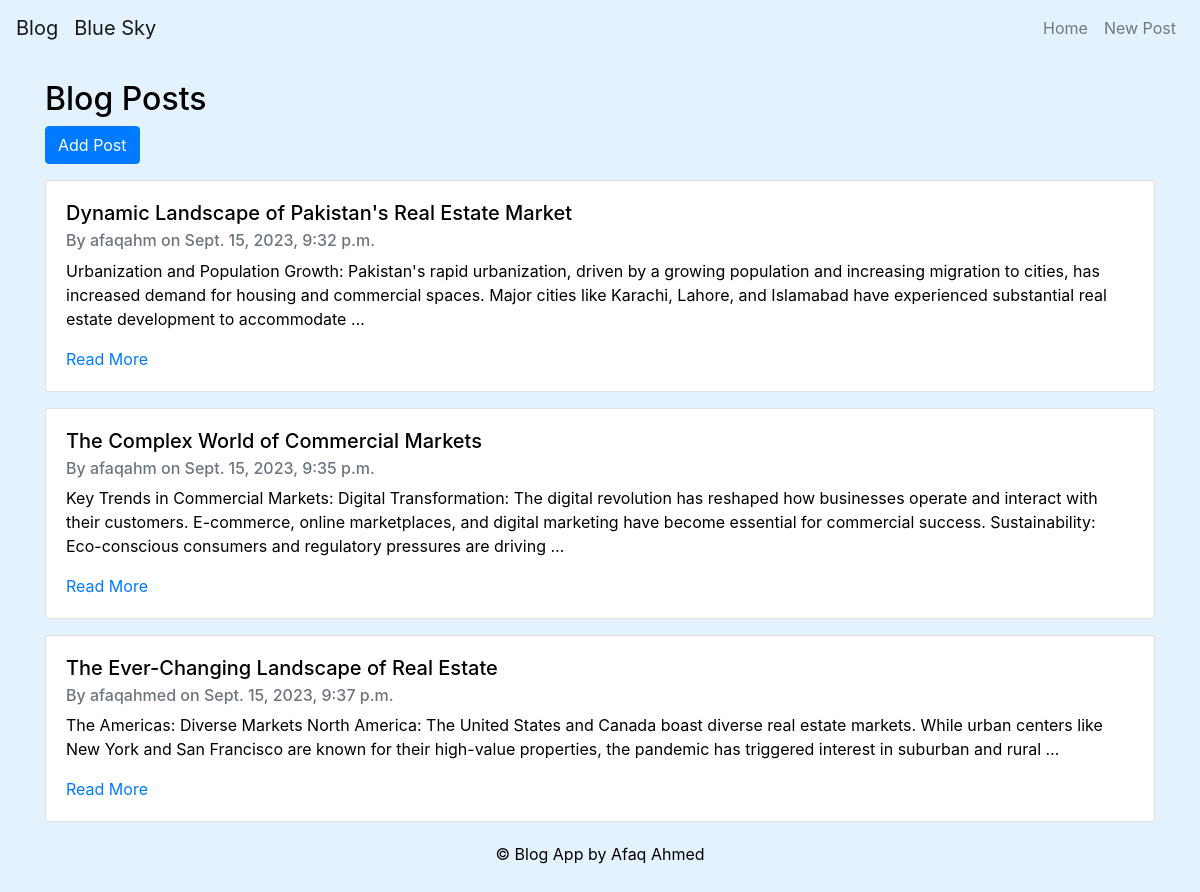
Screenshot of /blog/ with the database file from the repository.
### blog/models.py (models this page shows, shortened)
class Post(models.Model):
    title = models.CharField(max_length=200)
    content = models.TextField()
    pub_date = models.DateTimeField(auto_now_add=True)
    author = models.ForeignKey(settings.AUTH_USER_MODEL,  on_delete=models.CASCADE)
    tags = models.ManyToManyField(Tag)
    class Meta:
        verbose_name_plural="Post"

### blog/views.py (the view)
# urls.py: path('', views.post_list, name='post_list'),
def post_list(request):
    posts = Post.objects.all()
    return render(request, 'blog/post_list.html', {'posts': posts})

### blog/templates/blog/post_list.html
{% extends "blog/base.html" %}
{% block content %}
<h2>Blog Posts</h2>
<a href="{% url 'blog:new_post' %}"><button class="btn btn-primary">Add Post</button></a>
{% for post in posts %}
    <div class="card mt-3">
        <div class="card-body">
            <h5 class="card-title">{{ post.title }}</h5>
            <h6 class="card-subtitle mb-2 text-muted">By {{ post.author.username }} on {{ post.pub_date }}</h6>
            <p class="card-text">{{ post.content|truncatewords:40|safe }}</p>
            <a href="{% url 'blog:post_detail' post.pk %}" class="card-link">Read More</a>
        </div>
    </div>
{% endfor %}
{% endblock %}

### blog/templates/blog/base.html (style rules this page uses)
body { margin-bottom: 70px; }

### rows the page displays
Post: title "Dynamic Landscape of Pakistan's Real Estate Market", author.username "afaqahm", pub_date "Sept. 15, 2023, 9:32 p.m.", content "Urbanization and Population Growth: Pakistan's rapid urbanization, driven by a growing population and increasing migration to cities, has increased demand for housing and commercial spaces. Major cities like Karachi, Lahore, and Islamabad have experienced substantial real estate development to accommodate …"
Post: title "The Complex World of Commercial Markets", author.username "afaqahm", pub_date "Sept. 15, 2023, 9:35 p.m.", content "Key Trends in Commercial Markets: Digital Transformation: The digital revolution has reshaped how businesses operate and interact with their customers. E-commerce, online marketplaces, and digital marketing have become essential for commercial success. Sustainability: Eco-conscious consumers and regulatory pressures are driving …"
Post: title "The Ever-Changing Landscape of Real Estate", author.username "afaqahmed", pub_date "Sept. 15, 2023, 9:37 p.m.", content "The Americas: Diverse Markets North America: The United States and Canada boast diverse real estate markets. While urban centers like New York and San Francisco are known for their high-value properties, the pandemic has triggered interest in suburban and rural …"
